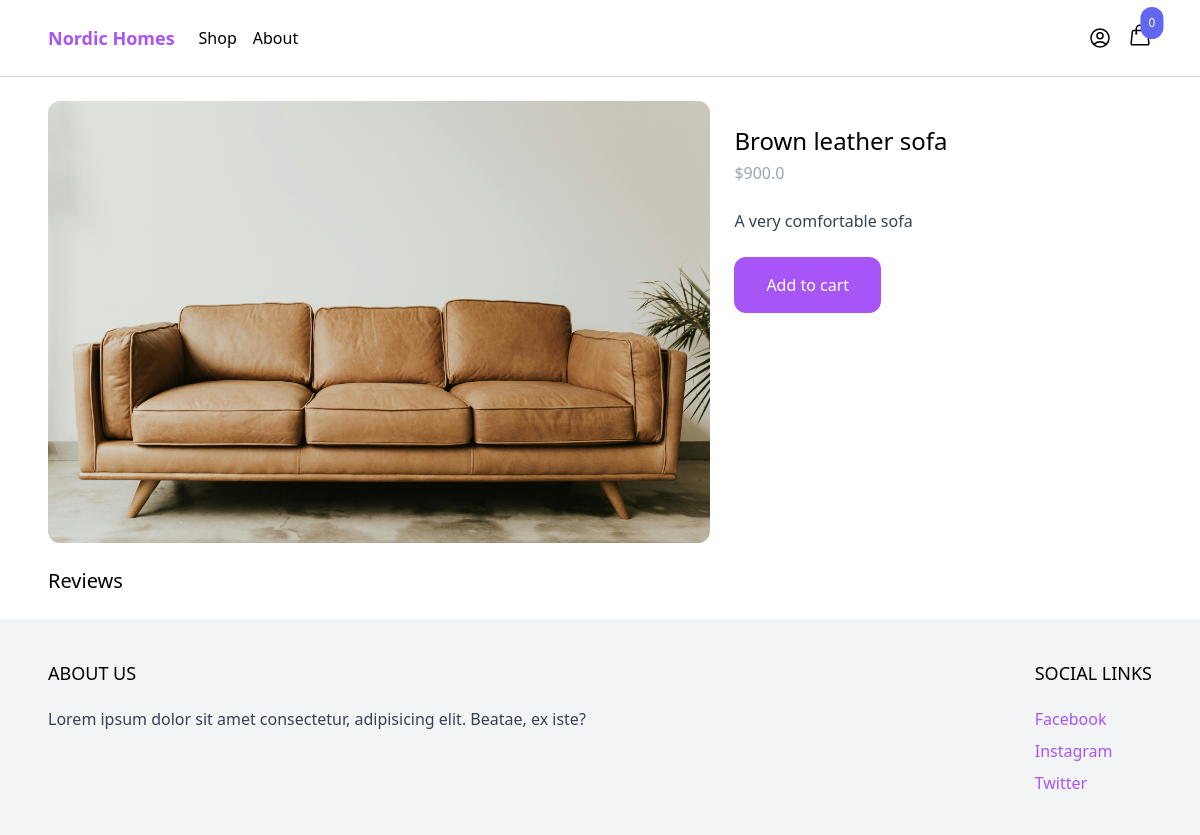
The app's page /shop/brown-leather-sofa/, older data.
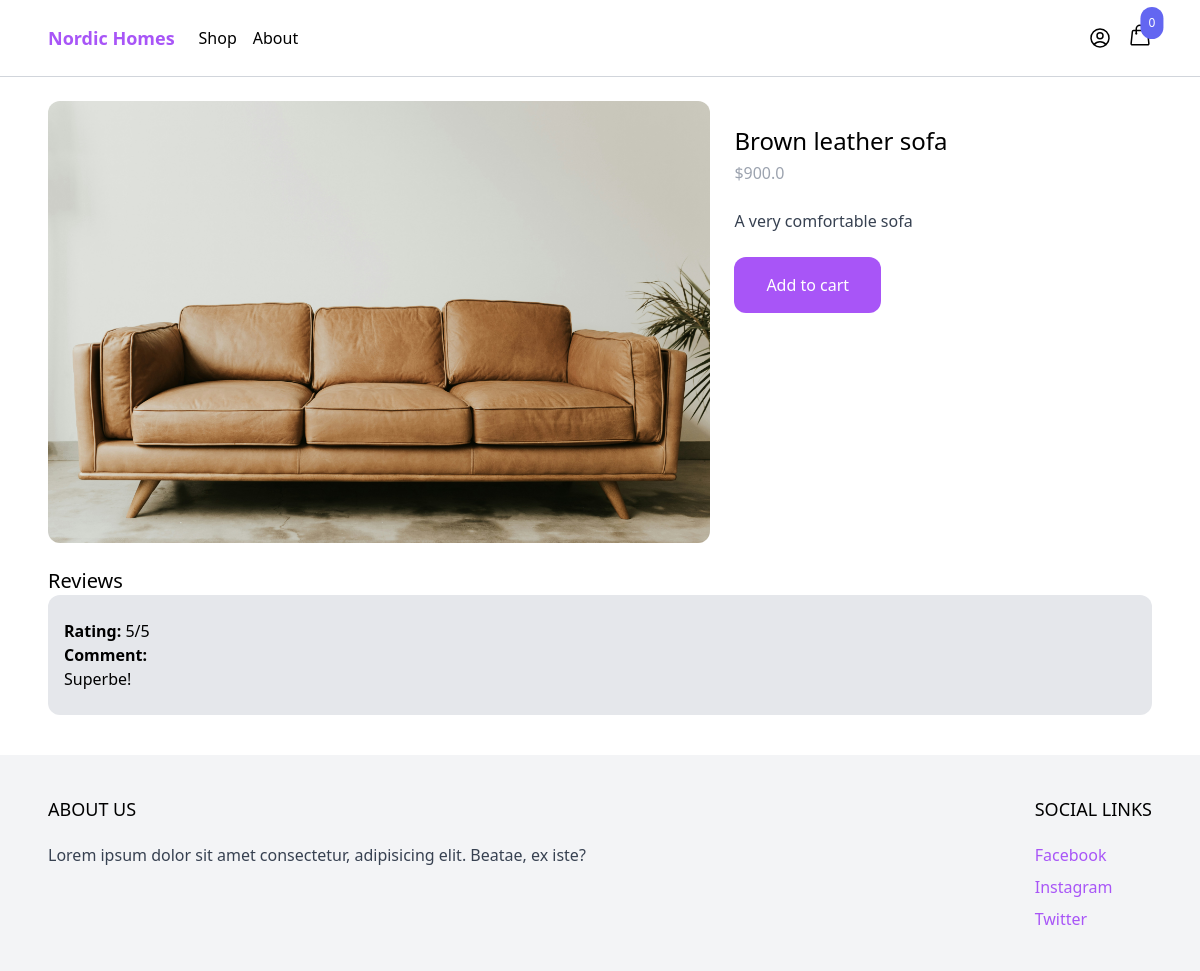
The same page, newer data.
### product/models.py (models this page shows)
class Review(models.Model):
    product = models.ForeignKey(Product, related_name='reviews', on_delete=models.CASCADE)
    rating = models.IntegerField(default=3)
    content = models.TextField()
    created_by = models.ForeignKey(User, related_name='reviews', on_delete=models.CASCADE)
    created_at = models.DateTimeField(auto_now_add=True)

### product/views.py (the view, shortened to what this page needs)
# urls.py: path('', include('product.urls')),
def product(request, slug):
    product = get_object_or_404(Product, slug=slug)
    return render(request, 'product/product.html', {'product':product})

### cart/cart.py (called while the page is built)
    def __len__(self):
        return sum(item['quantity'] for item in self.cart.values())

### cart/context_processors.py (called while the page is built)
def cart(request):
    return {'cart': Cart(request)}

### product/models.py (called while the page is built)
    def get_display_price(self):
        return self.price / 100

### product/templates/product/product.html (shortened to what this page needs)
{% extends 'core/base.html' %}
{% load static %}
{% block content %}
  <div class="max-w-6xl mx-auto flex flex-wrap py-6 px-6 xl:px-0">
    <div class="images w-full mb-6 lg:mb-0 lg:w-3/5">
      <img
        src="{% if product.image %}{{ product.image.url }}{% else %}'https://via.placeholder.com/240x240.jpg'{% endif %}"
        alt="{{ product.name }}" class="rounded-xl"
      />
    </div>
    <div class="information w-full lg:w-2/5 lg:p-6">
      <h1 class="text-2xl">{{ product.name }}</h1>
      <p class="mt-1 text-gray-400">${{ product.get_display_price }}</p>
      {% if product.description %}
      <p class="mt-6 text-gray-700">{{ product.description }}</p>
      {% endif %}
      <a
        href="#"
        class="mt-6 inline-block px-8 py-4 rounded-xl bg-purple-500 text-white hover:bg-purple-700 transition duration-500 ease-in-out"
        hx-get="{% url 'cart:add_to_cart' product.id %}"
        hx-target="#menu-cart-button"
        hx-swap="outerHTML"
        >
        Add to cart
      </a>
    </div>
    <div class="w-full mt-6">
      <h1 class="text-xl">Reviews</h1>
      {% for review in product.reviews.all %}
        <div class="px-4 py-6 bg-gray-200 rounded-xl mb-4">
          <strong>Rating: </strong> {{ review.rating }}/5<br>
          <strong>Comment: </strong><br>
            {{ review.content }}
        </div>
      {% endfor %}
    </div>
  </div>
{% endblock %}

Row changes from the older to the newer data that the page shows:
added Review: rating "5", content "Superbe!"
